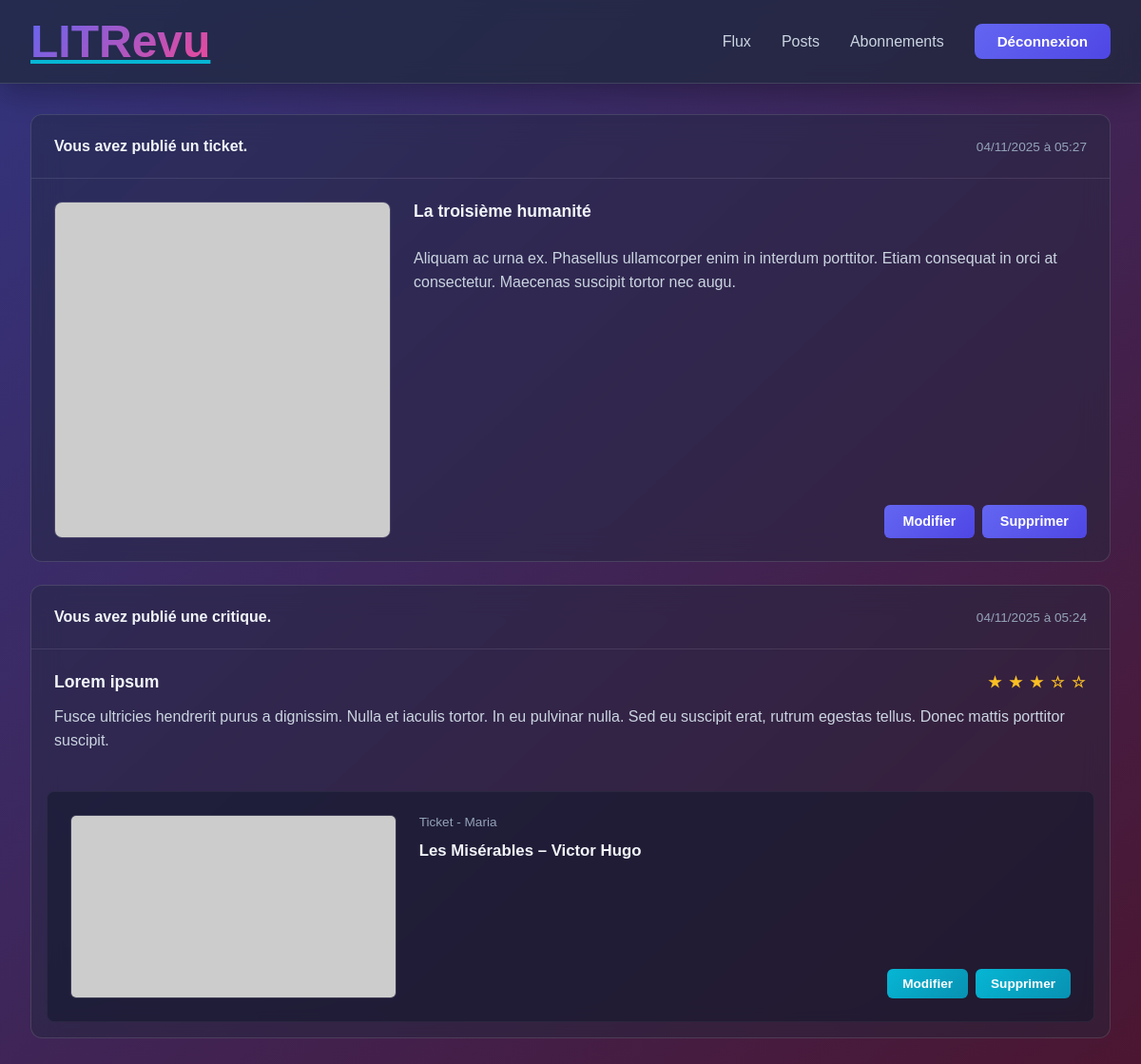
The page /reviews/posts/ (signed in) on the database its author committed.
### reviews/models.py (models this page shows, shortened)
class Ticket(models.Model):
    title = models.CharField(max_length=128)
    description = models.TextField(max_length=2048)
    user = models.ForeignKey(
        settings.AUTH_USER_MODEL,
        on_delete=models.CASCADE
    )
    image = models.ImageField(upload_to="tickets/", null=True, blank=True)
    time_created = models.DateTimeField(auto_now_add=True)

class Review(models.Model):
    ticket = models.ForeignKey(Ticket, on_delete=models.CASCADE)
    rating = models.PositiveSmallIntegerField(
        validators=[MinValueValidator(0),
                    MaxValueValidator(5)]
    )
    user = models.ForeignKey(
        settings.AUTH_USER_MODEL,
        on_delete=models.CASCADE
    )
    headline = models.CharField(max_length=128)
    body = models.TextField(max_length=8192, blank=True)
    time_created = models.DateTimeField(auto_now_add=True)

### authentication/models.py (models this page shows)
class User(AbstractUser):
    profile_picture = models.ImageField(
        upload_to="avatars/",
        null=True,
        blank=True
    )

### reviews/views.py (the view)
# urls.py: path("posts/", PostView.as_view(), name='posts'),
class PostView(TemplateView):
    template_name = 'reviews/posts.html'
    def get_context_data(self, **kwargs):
        context = super().get_context_data(**kwargs)
        tickets = Ticket.objects.filter(user=self.request.user)
        reviews = Review.objects.filter(user=self.request.user)
        tickets = tickets.annotate(content_type=Value("ticket", CharField()))
        reviews = reviews.annotate(content_type=Value("review", CharField()))
        posts = sorted(
            chain(tickets, reviews),
            key=attrgetter('time_created'),
            reverse=True
        )
        context['posts'] = posts
        return context

### reviews/templates/reviews/posts.html (shortened to what this page needs)
{% extends 'base.html' %}
{% load static %}
{% block extra_css %}
<link rel="stylesheet" href="{% static 'reviews/css/posts.css' %}">
{% endblock %}
{% block content %}
    <div class="posts">
        {% for post in posts %}
            <div class="post-container">
                {% if post.content_type == 'ticket' %}
                        <div class="post-header">
                            <h2>Vous avez publié un ticket.</h2>
                            <small> {{ post.time_created|date:"d/m/Y à H:i" }}</small>
                        </div>
                        <div class="post-content ticket">
                            {% if post.image %}
                                <img src="{{ post.image.url }}" alt="Couverture {{ post.title }}">
                            {% else %}
                                <img src="https://picsum.photos/seed/{{ post.id }}/600/400" alt="Couverture {{ post.title }}">
                            {% endif %}
                            <div>
                                <h3>{{ post.title}}</h3>
                                <p>{{ post.description }}</p>
                                <div class="lien">
                                    <a href="{% url 'reviews:ticket_modify' post.id %}">Modifier</a>
                                    <a href="{% url 'reviews:ticket_delete' post.id %}">Supprimer</a>
                                </div>
                            </div>
                        </div>
                {% endif %}
                {% if post.content_type == 'review' %}
                    <div class="post-header">
                        <h2>Vous avez publié une critique.</h2>
                        <small> {{ post.time_created|date:"d/m/Y à H:i" }}</small>
                    </div>
                    <div class="post-content">
                        <h3>{{ post.headline }}
                            <span>
                                {% for i in "12345" %}
                                    {% if forloop.counter <= post.rating %}★{% else %}☆{% endif %}
                                {% endfor %}
                            </span>
                        </h3>
                        {% if post.body %}
                            <p>{{ post.body }}</p>
                        {% endif %}
                    </div>
                    <div class="content-related ticket">
                        {% if post.ticket.image %}
                            <img src="{{ post.ticket.image.url }}" alt="Couverture {{ post.ticket.title }}">
                        {% else %}
                            <img src="https://picsum.photos/seed/{{ post.ticket.id }}/600/400" alt="Couverture {{ post.title }}">
                        {% endif %}
                        <div>
                            <p>Ticket - {{ post.ticket.user }}</p>
                            <p>{{ post.ticket.title }}</p>
                            <div class="lien">
                                <a href="{% url 'reviews:review_modify' post.id %}">Modifier</a>
                                <a href="{% url 'reviews:review_delete' post.id %}">Supprimer</a>
                            </div>
                        </div>
                    </div>
            {% endif %}
        </div>
    {% endfor %}
{% endblock %}

### static/css/base.css (style rules this page uses)
* { margin: 0; padding: 0; box-sizing: border-box; }
:root { --primary: #6366f1; --primary-dark: #4f46e5; --secondary: #ec4899; --bg-dark: #0f172a; --bg-light: #1e293b; --glass-bg: rgba(30, 41, 59, 0.7); --glass-border: rgba(255, 255, 255, 0.125); --text-primary: #f1f5f9; --text-secondary: #cbd5e1; --accent: #06b6d4; }
html { scroll-behavior: smooth; }
body { font-family: 'Satoshi', sans-serif; background: linear-gradient(137deg,rgb(51, 52, 126) 0%, rgb(75, 22, 49) 100%); color: var(--text-primary); background-attachment: fixed; min-height: 100vh; }
a { color: var(--accent); transition: color 0.3s ease; }

### reviews/static/reviews/css/posts.css (style rules this page uses)
.posts { display: flex; flex-direction: column; gap: 1.5rem; }
.post-container { background: rgba(30, 41, 59, 0.4); backdrop-filter: blur(15px); border: 1px solid rgba(255, 255, 255, 0.125); border-radius: 12px; overflow: hidden; transition: all 0.3s ease; animation: fadeInUp 0.5s ease; }
.post-header { display: flex; align-items: center; gap: 1rem; padding: 1.5rem; border-bottom: 1px solid rgba(255, 255, 255, 0.1); }
.post-header h2 { margin: 0; font-size: 1rem; font-weight: 600; color: #f1f5f9; }
.post-header small { color: #94a3b8; font-size: 0.85rem; margin-left: auto; }
.post-content { padding: 1.5rem; }
.post-content.ticket { display: grid; grid-template-columns: 1fr 2fr; gap: 1.5rem; align-items: start; }
.post-content.ticket img { width: 100%; aspect-ratio:1/1; object-fit: cover; border-radius: 8px; border: 1px solid rgba(255, 255, 255, 0.125); }
.post-content.ticket > div { display: flex; flex-direction: column; gap: 0.8rem; height: 100%; }
.post-content h3 { font-size: 1.1rem; margin-bottom: 0.8rem; color: #f1f5f9; display: flex; justify-content: space-between; align-items: center; }
.post-content h3 span { color: #fbbf24; font-size: 1rem; letter-spacing: 0.1em; }
.post-content p { color: #cbd5e1; line-height: 1.6; margin: 0; flex-grow: 1; }
.post-content a { display: inline-block; background: linear-gradient(135deg, #6366f1, #4f46e5); color: white; padding: 0.6rem 1.2rem; border-radius: 6px; text-decoration: none; font-weight: 600; font-size: 0.9rem; transition: all 0.3s ease; align-self: flex-end; margin-top: auto; }
.content-related { background: rgba(15, 23, 42, 0.5); padding: 1.5rem; border-radius: 8px; margin: 1rem; border: 1px solid rgba(255, 255, 255, 0.05); display: grid; grid-template-columns: 1fr 2fr; gap: 1.5rem; align-items: start; }
.content-related.ticket img { width: 100%; aspect-ratio: 16/9; object-fit: cover; border-radius: 6px; border: 1px solid rgba(255, 255, 255, 0.125); }
.content-related > div { display: flex; height: 100%; flex-direction: column; gap: 0.8rem; }
.content-related p { margin: 0; font-size: 0.95rem; }
.content-related p:first-child { color: #94a3b8; font-size: 0.85rem; }
.content-related p:nth-child(2) { font-size: 1.05rem; font-weight: 600; color: #f1f5f9; }
.content-related a { display: inline-block; background: linear-gradient(135deg, #06b6d4, #0891b2); color: white; padding: 0.5rem 1rem; border-radius: 6px; text-decoration: none; font-weight: 600; font-size: 0.85rem; transition: all 0.3s ease; align-self: flex-end; margin-top: auto; }
.lien { display: flex; gap: 0.5rem; justify-content:flex-end; margin-top: auto; }

### rows shown on the page
Ticket: time_created "04/11/2025 à 05:27", title "La troisième humanité", description "Aliquam ac urna ex. Phasellus ullamcorper enim in interdum porttitor. Etiam consequat in orci at consectetur. Maecenas suscipit tortor nec augu."
Review: time_created "04/11/2025 à 05:24", headline "Lorem ipsum", rating 3 (drawn), body "Fusce ultricies hendrerit purus a dignissim. Nulla et iaculis tortor. In eu pulvinar nulla. Sed eu suscipit erat, rutrum egestas tellus. Donec mattis porttitor suscipit.", ticket.user "Maria", ticket "Les Misérables – Victor Hugo"
